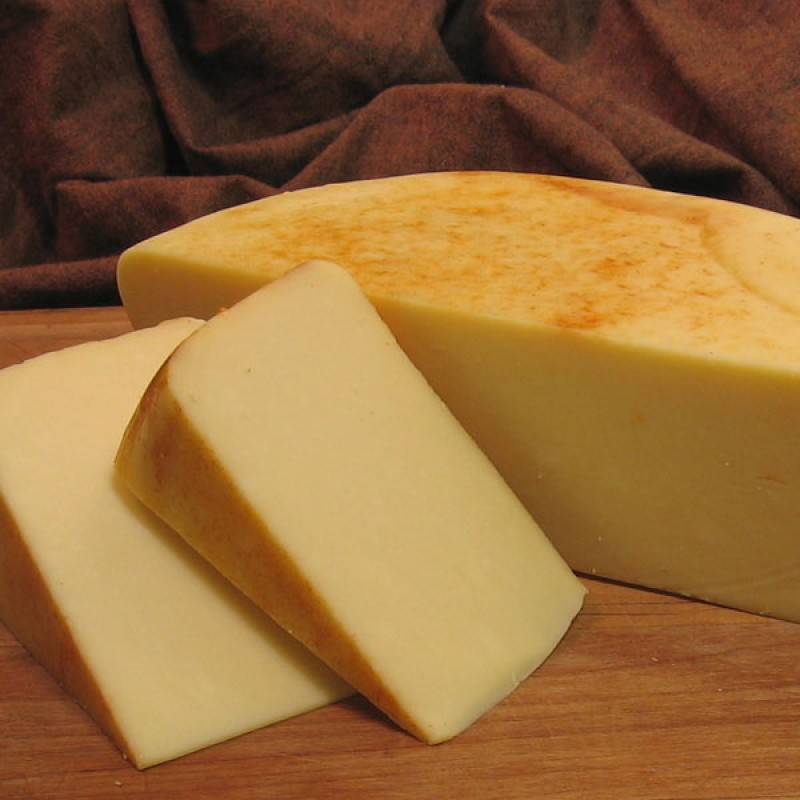
#> input picture Instance Retrieval/images/cheese-01.jpg, 800 x 800 px, found by its file name; its folder holds only this picture in this run
$ jupyter execute --allow-errors 'Corner Detection.ipynb'
#> lines starting #> are read from the running program, lines starting #| are printed output that depends on the picture; after the words box and inside, x2 and y2 are one past the last pixel; in counts of white or black regions, pixels touching at a corner belong together
<h2 align = "right"> Felix Filipi</h2>
<h3 align = "right"> 2301877590 </h3>

<h1 align = "center"> Computer Vision</h1>
<h2 align = "center"> Corner detection </h2>

# Harris corner detector

[cell 1]
import cv2
import numpy as np
import matplotlib.pyplot as plt
import os

img = cv2.imread('shape.png')
#> (the rest of this cell did not finish here and is left out)

# With subpix as corner detection we can normalize the result

As example, here's in the above picture, the images return corner of the image not in a proper form. Its return 5 or more pixel as its corner. So, here subpix appear in order to solve this problem, subpix will generate less pixel to generate the picture edge

So, here's some step to implement subpix:
1. We need to do threshold
2. Find the centroids
3. Find criteria (Work as filters/criteria/conditions for corner detection)
4. Find its corners
5. Mark the corners

#> (a cell that did not finish here is left out)

# Fast Feature Detector & Orb Feature Detector

Similar, but different algorithm, fast feature detector return richer corner detection, meanwhile orb detection return better result (smooth) as its corner detection.

[cell 3]
root_path = 'images'

images= []
for img_name in os.listdir(root_path):

    #equal to os.path.join(root_path, img_name)
    img_paths = root_path + '/' + img_name
    img = cv2.imread(img_paths)
#> img is the input picture: shape (800, 800, 3); mean B, G, R 58, 107, 149.3
    fast = cv2.FastFeatureDetector_create() #Simply call the class
    keypoints = fast.detect(img, None) #Simply call the function
#> keypoints = 887 keypoints; strongest (x, y, size): (503, 86, 7), (206, 320, 7), (119, 783, 7), (122, 304, 7)

    #fast corner detector
    fast_img = img.copy()
    fast_img = cv2.cvtColor(fast_img, cv2.COLOR_BGR2RGB)
    cv2.drawKeypoints(img, keypoints, fast_img, color = [255,0,0]) #draw the corner
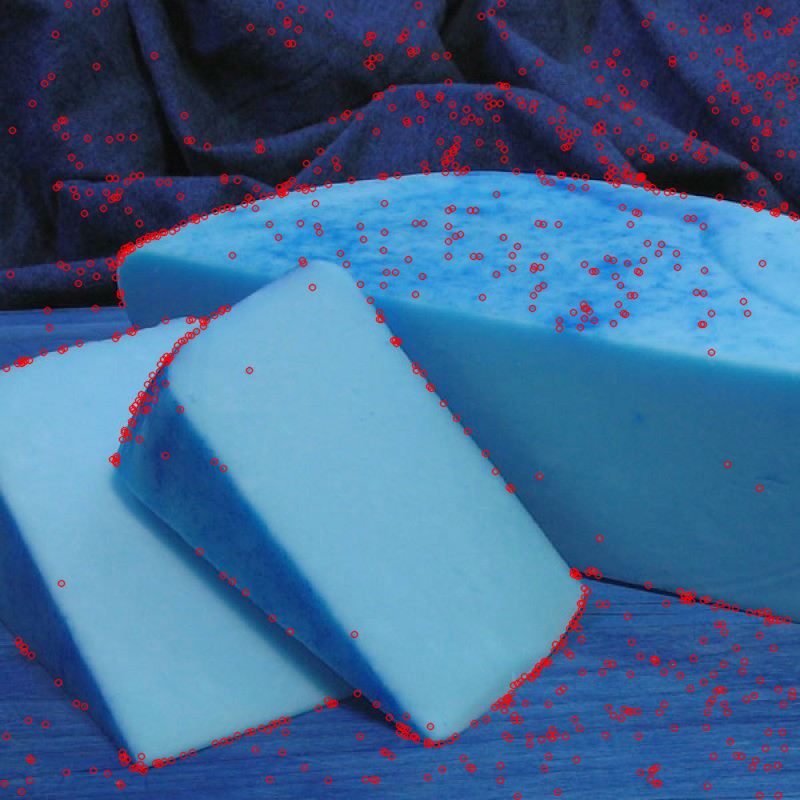
#> fast_img: shape (800, 800, 3); mean R, G, B 64, 104.5, 145.4
    images.append(fast_img)
    #fast_image = edited image, img = anchor

    #orb
    orb = cv2.ORB_create() #simply call the class
    keypoints = orb.detect(img, None) #call the function
#> keypoints = 200 keypoints; strongest (x, y, size): (115, 301, 111.1), (119, 302, 53.6), (206, 320, 31), (121, 304, 37.2)

    orb_img = img.copy()
    cv2.drawKeypoints(img, keypoints, orb_img, color = [0,0,255]) #draw the corner
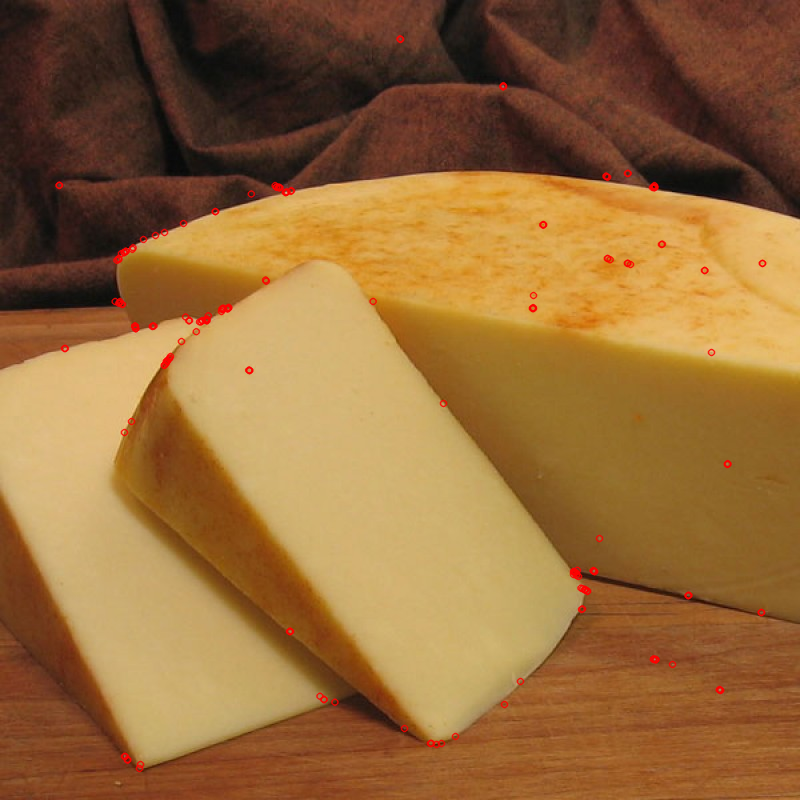
#> orb_img: shape (800, 800, 3); 0.72% of pixels changed, all inside (x1, y1, x2, y2) = (55, 34, 767, 773)
    images.append(orb_img)

plt.figure(figsize=(16,16))
for i in range(len(images)):
    plt.subplot(3,3,i+1)
    plt.imshow(images[i])
    plt.xticks([]),plt.yticks([])
#> this loop made 2 passes
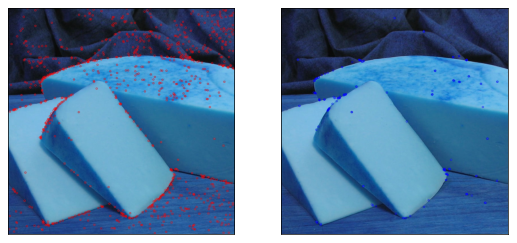
#> figure drawn by matplotlib, 2 panels; B, G, R data is drawn as R, G, B

$ run again, on Instance Retrieval/images/cheese-05.jpg
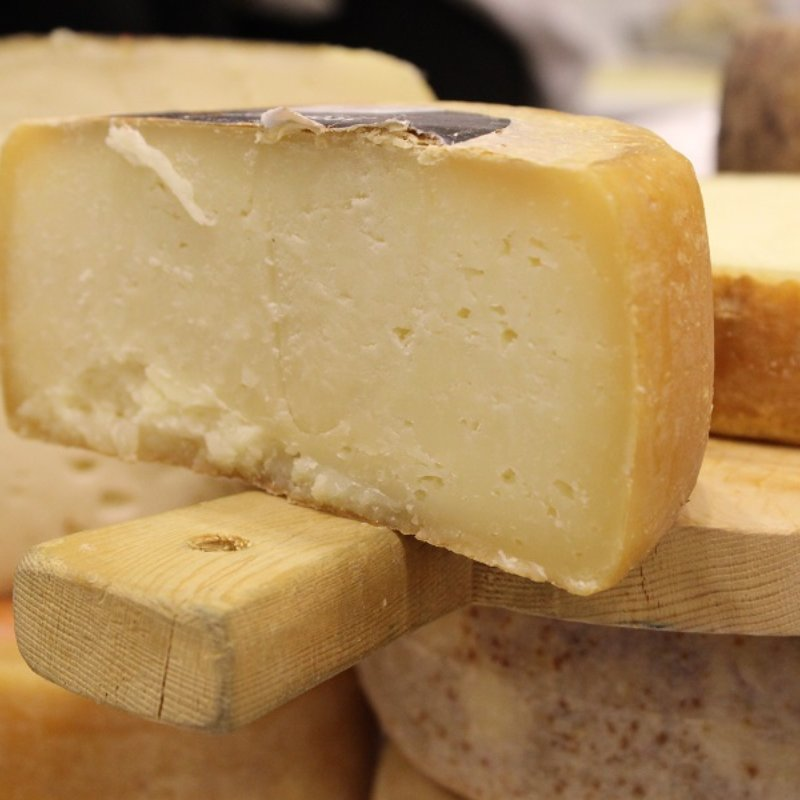
#> input picture Instance Retrieval/images/cheese-05.jpg, 800 x 800 px, found by its file name
#> img is the input picture: shape (800, 800, 3); mean B, G, R 91.3, 138.3, 171.5
#> `keypoints = fast.detect(img, None)`: keypoints = 1993 keypoints; strongest (x, y, size): (455, 134, 7), (418, 132, 7), (493, 132, 7), (426, 144, 7)
#> `cv2.drawKeypoints(img, keypoints, fast_img, color = [255,0,0])`:
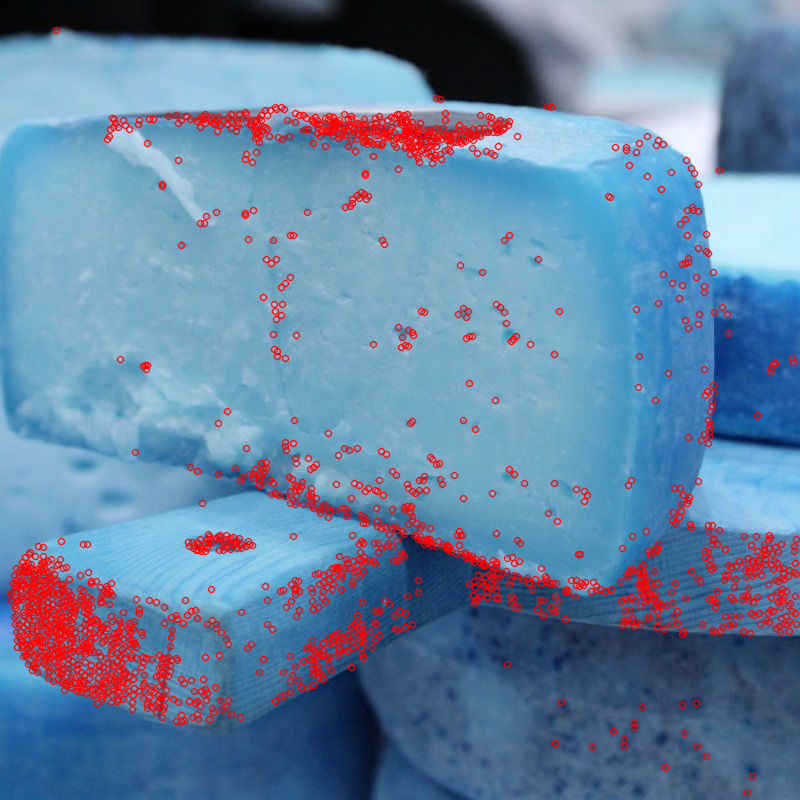
#> fast_img: shape (800, 800, 3); mean R, G, B 101, 130.9, 162
#> `keypoints = orb.detect(img, None)`: keypoints = 500 keypoints; strongest (x, y, size): (418, 132, 31), (419, 132, 37.2), (418, 130, 31), (439, 99, 92.6)
#> orb_img: shape (800, 800, 3); 1.05% of pixels changed, all inside (x1, y1, x2, y2) = (100, 91, 725, 702)
#> the loop `for i in range(len(images)):` made 2 passes
#> `[cell 3] root_path = 'images'  images= [] for img_name in os.listdir(r..`:
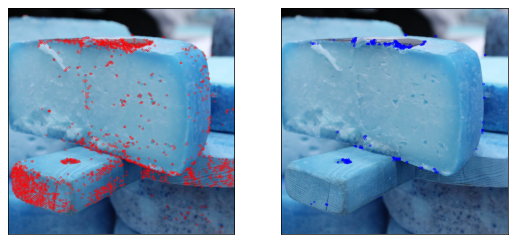
#> figure drawn by matplotlib, 2 panels; B, G, R data is drawn as R, G, B

$ run again, on Instance Retrieval/images/cookie-01.jpg
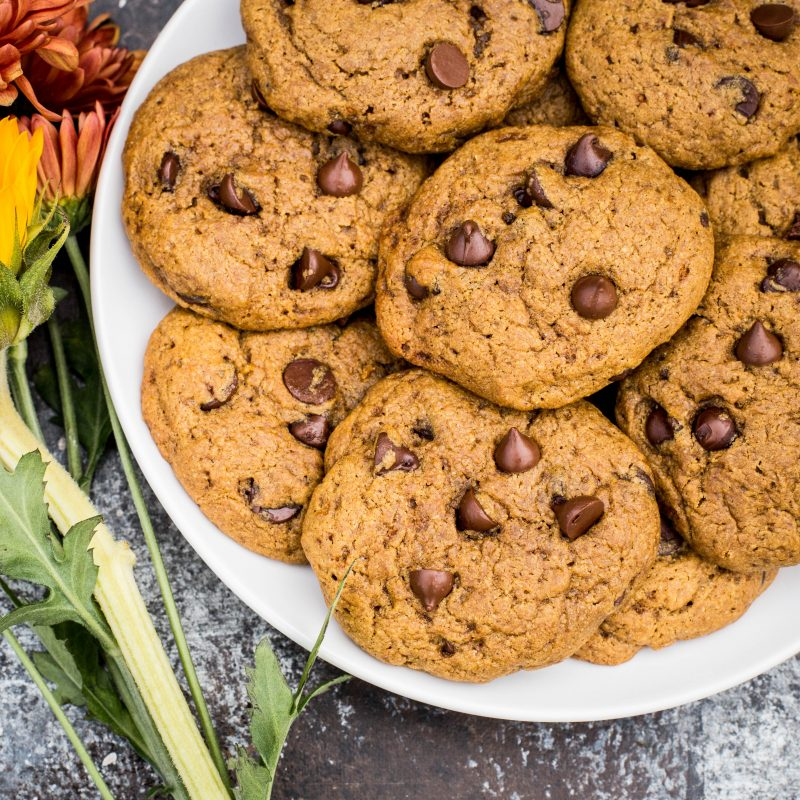
#> input picture Instance Retrieval/images/cookie-01.jpg, 800 x 800 px, found by its file name
#> img is the input picture: shape (800, 800, 3); mean B, G, R 87.9, 136.3, 176.7
#> `keypoints = fast.detect(img, None)`: keypoints = 32490 keypoints; strongest (x, y, size): (759, 463, 7), (541, 398, 7), (286, 213, 7), (383, 413, 7)
#> `cv2.drawKeypoints(img, keypoints, fast_img, color = [255,0,0])`:
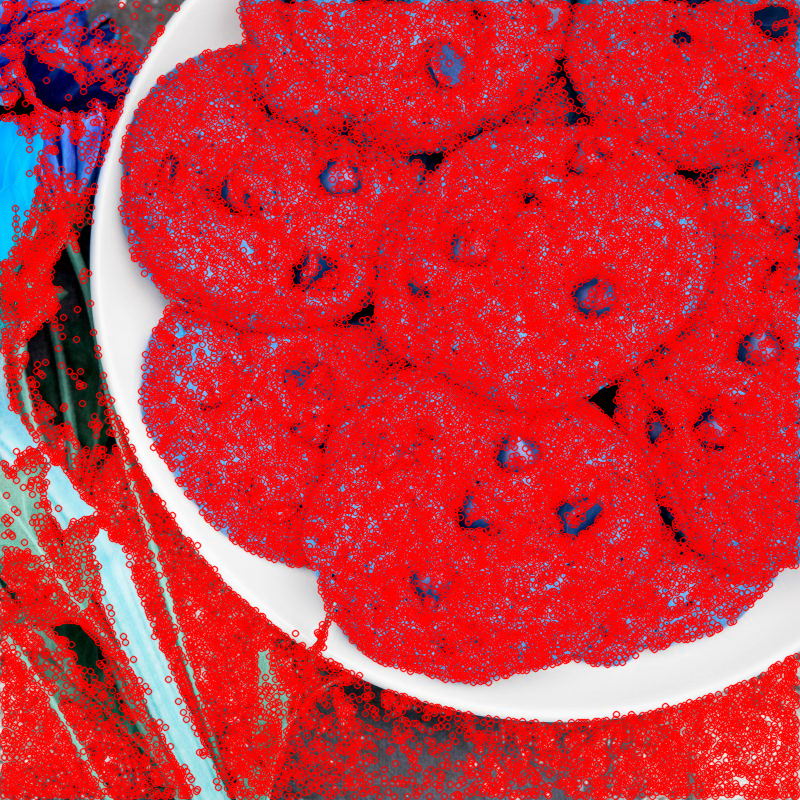
#> fast_img: shape (800, 800, 3); mean R, G, B 205.2, 50.6, 60
#> `keypoints = orb.detect(img, None)`: keypoints = 500 keypoints; strongest (x, y, size): (632, 156, 31), (251, 478, 31), (632, 154, 31), (488, 336, 37.2)
#> orb_img: shape (800, 800, 3); 2.01% of pixels changed, all inside (x1, y1, x2, y2) = (34, 49, 765, 769)
#> the loop `for i in range(len(images)):` made 2 passes
#> `[cell 3] root_path = 'images'  images= [] for img_name in os.listdir(r..`:
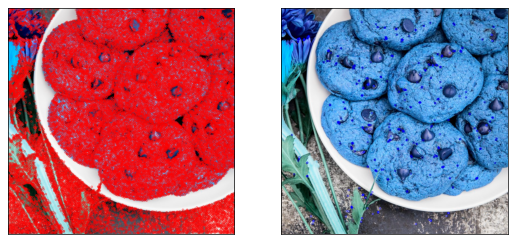
#> figure drawn by matplotlib, 2 panels; B, G, R data is drawn as R, G, B

$ run again, on Instance Retrieval/images/cookie-02.jpg
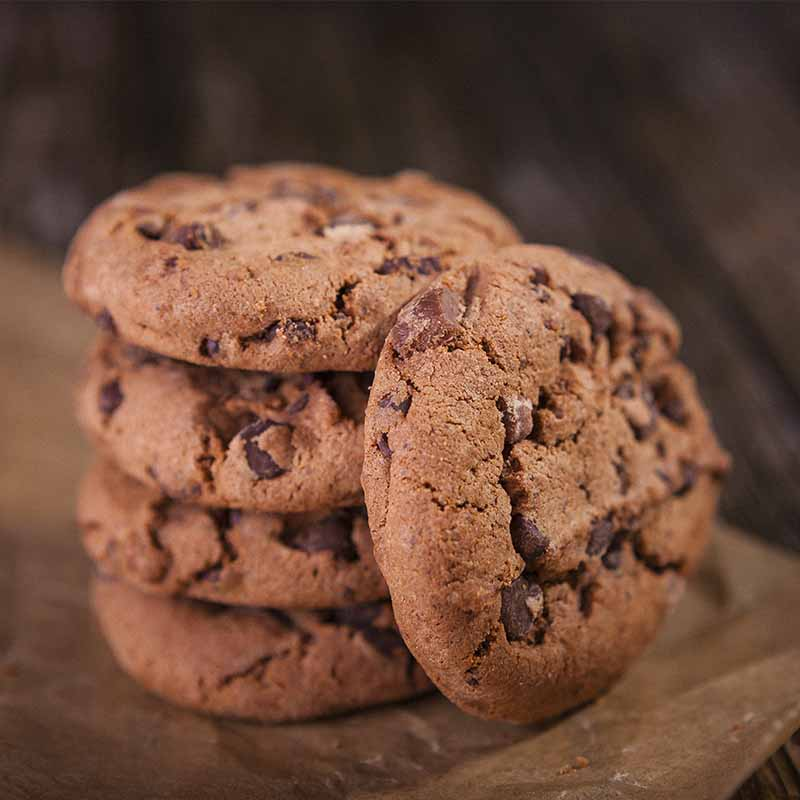
#> input picture Instance Retrieval/images/cookie-02.jpg, 800 x 800 px, found by its file name
#> img is the input picture: shape (800, 800, 3); mean B, G, R 58.6, 75.4, 110.9
#> `keypoints = fast.detect(img, None)`: keypoints = 8608 keypoints; strongest (x, y, size): (369, 387, 7), (503, 424, 7), (443, 335, 7), (295, 326, 7)
#> `cv2.drawKeypoints(img, keypoints, fast_img, color = [255,0,0])`:
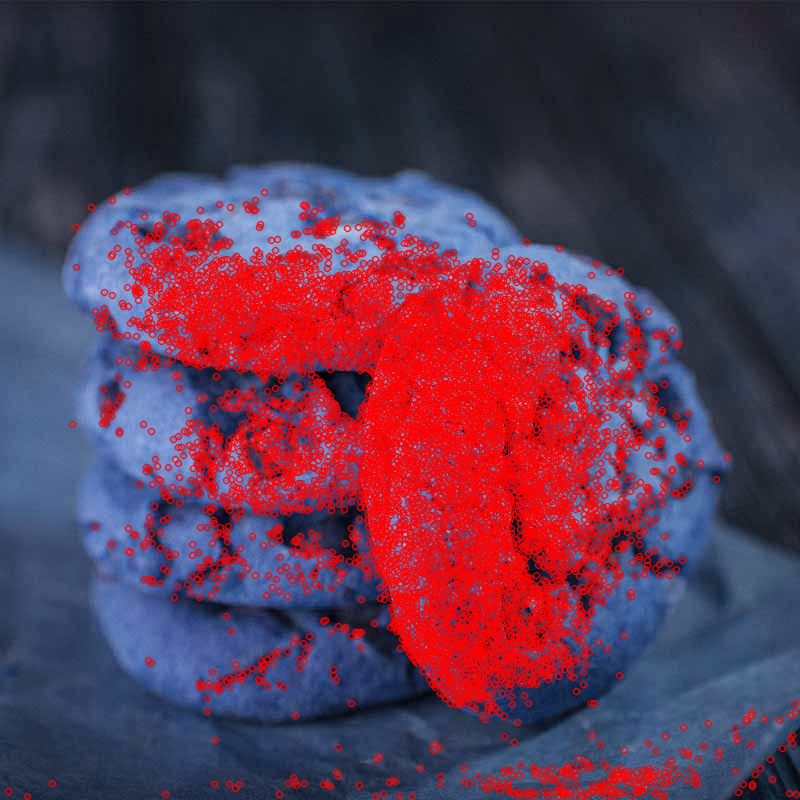
#> fast_img: shape (800, 800, 3); mean R, G, B 93.2, 56.2, 81.4
#> `keypoints = orb.detect(img, None)`: keypoints = 500 keypoints; strongest (x, y, size): (307, 323, 31), (472, 400, 31), (480, 346, 31), (369, 387, 31)
#> orb_img: shape (800, 800, 3); 1.68% of pixels changed, all inside (x1, y1, x2, y2) = (135, 225, 645, 619)
#> the loop `for i in range(len(images)):` made 2 passes
#> `[cell 3] root_path = 'images'  images= [] for img_name in os.listdir(r..`:
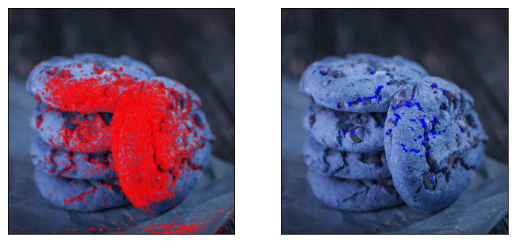
#> figure drawn by matplotlib, 2 panels; B, G, R data is drawn as R, G, B

$ run again, on Instance Retrieval/images/cheese-02.jpg
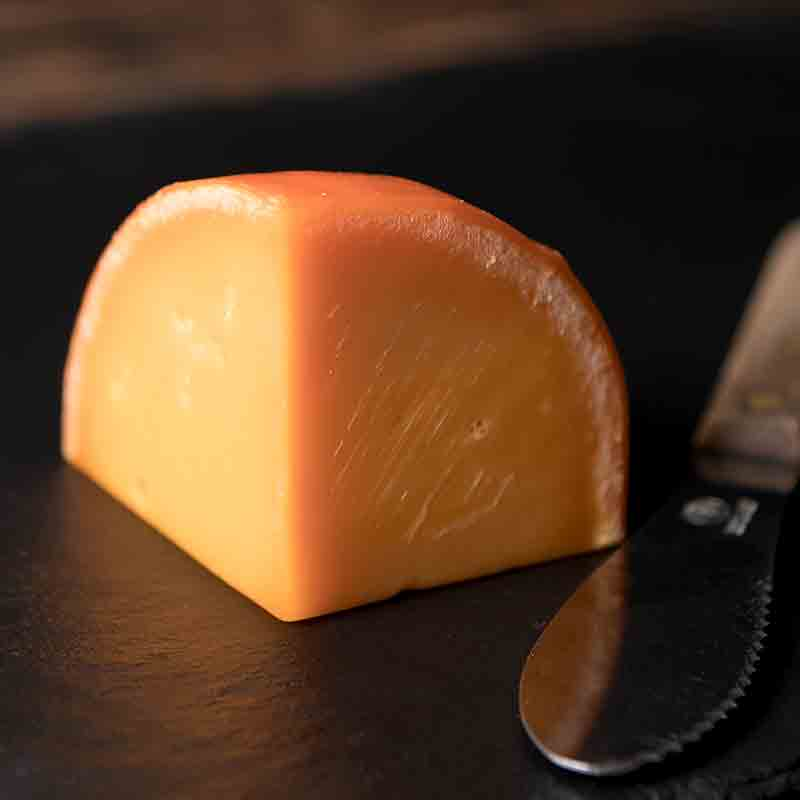
#> input picture Instance Retrieval/images/cheese-02.jpg, 800 x 800 px, found by its file name
#> img is the input picture: shape (800, 800, 3); mean B, G, R 37.7, 61.2, 90.4
#> `keypoints = fast.detect(img, None)`: keypoints = 1167 keypoints; strongest (x, y, size): (462, 200, 7), (487, 266, 7), (735, 704, 7), (765, 635, 7)
#> `cv2.drawKeypoints(img, keypoints, fast_img, color = [255,0,0])`:
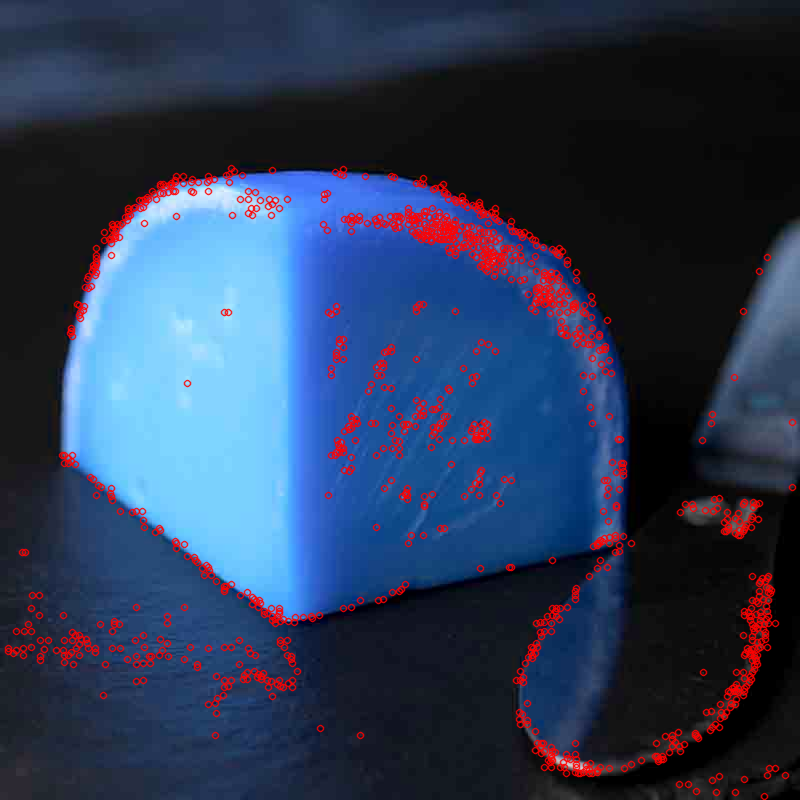
#> fast_img: shape (800, 800, 3); mean R, G, B 44.9, 58.7, 86.3
#> `keypoints = orb.detect(img, None)`: keypoints = 429 keypoints; strongest (x, y, size): (462, 200, 31), (461, 200, 37.2), (492, 261, 31), (740, 532, 53.6)
#> orb_img: shape (800, 800, 3); 1.33% of pixels changed, all inside (x1, y1, x2, y2) = (45, 178, 773, 763)
#> the loop `for i in range(len(images)):` made 2 passes
#> `[cell 3] root_path = 'images'  images= [] for img_name in os.listdir(r..`:
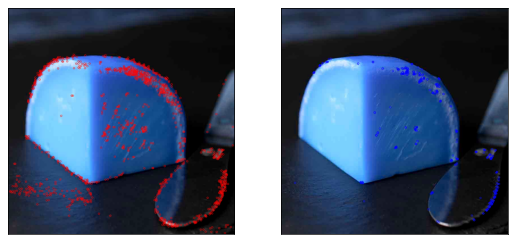
#> figure drawn by matplotlib, 2 panels; B, G, R data is drawn as R, G, B
